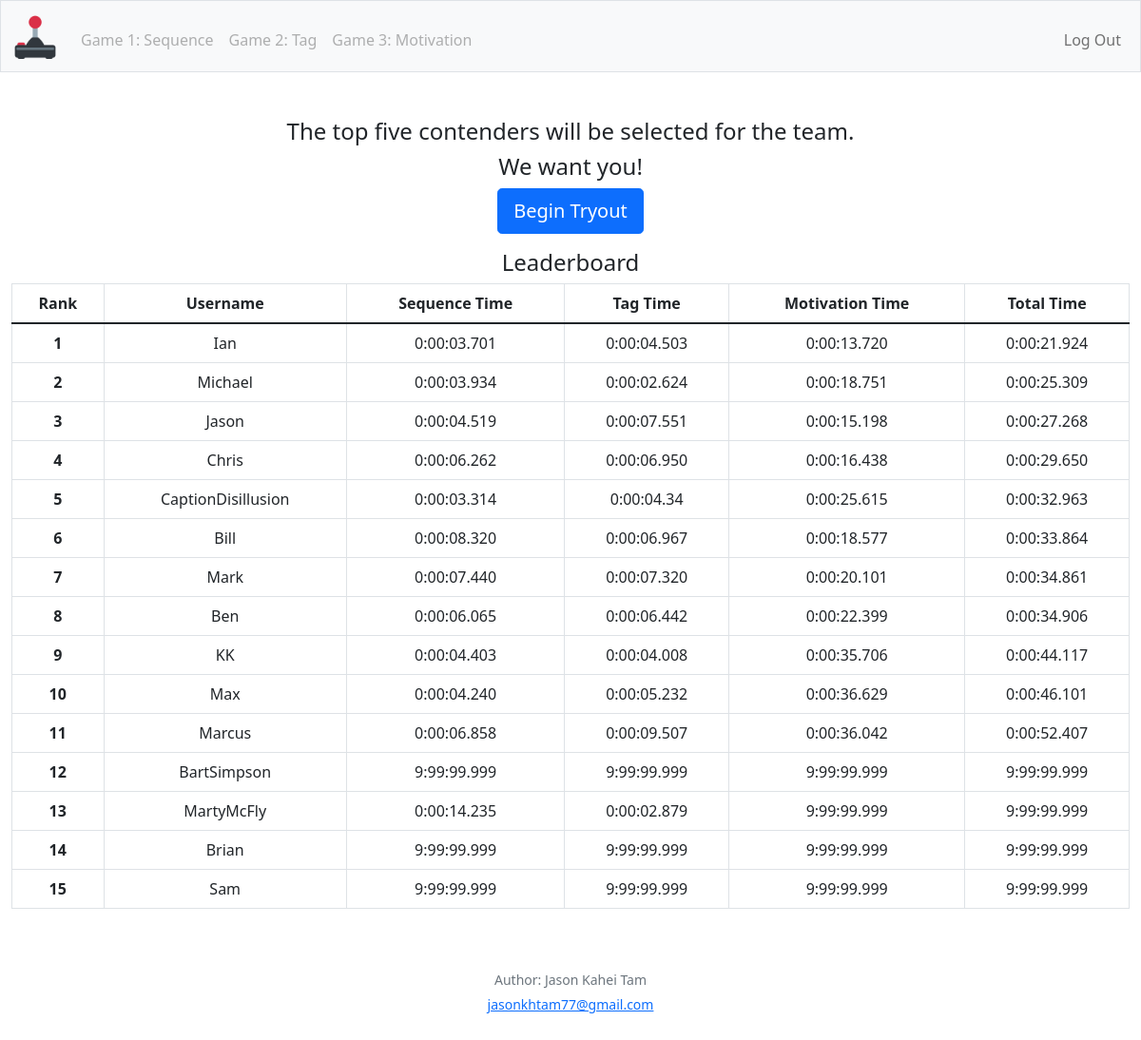
The app's page / (signed in) with its own data.
### tables this page shows
CREATE TABLE duration (user_id INTEGER NOT NULL, sequence TEXT NOT NULL DEFAULT "9:99:99.999", tag TEXT NOT NULL DEFAULT "9:99:99.999", motivation TEXT NOT NULL DEFAULT "9:99:99.999", total TEXT NOT NULL DEFAULT "9:99:99.999", FOREIGN KEY(user_id) REFERENCES users(id));

CREATE TABLE users (id INTEGER PRIMARY KEY AUTOINCREMENT NOT NULL, username TEXT NOT NULL, hash TEXT NOT NULL);

### app.py (the view)
@app.route("/")
@login_required
def index():
    data = db.execute("SELECT users.username, duration.sequence, duration.tag, duration.motivation, duration.total FROM duration JOIN users ON user_id = users.id ORDER BY total ASC")
    for i in range(len(data)):
        data[i]["rank"] = i + 1
    return render_template("index.html", data = data)

### app.py (called while the page is built)
@app.after_request
def after_request(response):
    response.headers["Cache-Control"] = "no-cache, no-store, must-revalidate"
    response.headers["Expires"] = 0
    response.headers["Pragma"] = "no-cache"
    return response

### helpers.py (called while the page is built)
def login_required(f):
    @wraps(f)
    def decorated_function(*args, **kwargs):
        if session.get("user_id") is None:
            return redirect("/login")
        return f(*args, **kwargs)
    return decorated_function

### templates/index.html (shortened to what this page needs)
{% extends "layout.html" %}
{% block main %}
    <h4>The top five contenders will be selected for the team.</h4>
    <h4>We want you!</h4>
    <div class="mb-3">
        <a href="/sequenceInstructions" class="btn btn-primary btn-lg" role="button" aria-pressed="true">Begin Tryout</a>
    </div>
    <h4>Leaderboard</h4>
    <table class="table table-hover table-bordered">
        <thead>
            <tr>
                <th scope="col">Rank</th>
                <th scope="col">Username</th>
                <th scope="col">Sequence Time</th>
                <th scope="col">Tag Time</th>
                <th scope="col">Motivation Time</th>
                <th scope="col">Total Time</th>
            </tr>
        </thead>
        <tbody>
            {% for row in data %}
                <tr>
                    <th scope="row">{{ row["rank"] }}</th>
                    <td>{{ row["username"] }}</td>
                    <td>{{ row["sequence"] }}</td>
                    <td>{{ row["tag"] }}</td>
                    <td>{{ row["motivation"] }}</td>
                    <td>{{ row["total"] }}</td>
                </tr>
            {% endfor %}
        </tbody>
    </table>
{% endblock %}

### templates/layout.html (shortened to what this page needs)
<!DOCTYPE html>
<html lang="en">
    <head>
        <link href="https://cdn.jsdelivr.net/npm/bootstrap@5.1.3/dist/css/bootstrap.min.css" rel="stylesheet">
        <link href="/static/styles.css" rel="stylesheet">
    </head>
    <body>
        <nav class="bg-light border navbar navbar-expand-md navbar-light">
            <div class="container-fluid">
                <a class="navbar-brand" href="/"><img src="/static/favicon.ico" class="d-inline-block align-top"></a>
                <div class="collapse navbar-collapse" id="navbar">
                    {% if session["user_id"] %}
                        <ul class="navbar-nav me-auto mt-2">
                            <li class="nav-item"><a class="nav-link disabled" href="#" id="Game1">Game 1: Sequence</a></li>
                            <li class="nav-item"><a class="nav-link disabled" href="#" id="Game2">Game 2: Tag</a></li>
                            <li class="nav-item"><a class="nav-link disabled" href="#" id="Game3">Game 3: Motivation</a></li>
                        </ul>
                        <ul class="navbar-nav ms-auto mt-2">
                            <li class="nav-item"><a class="nav-link" href="/logout">Log Out</a></li>
                        </ul>
                    {% else %}
                        <ul class="navbar-nav ms-auto mt-2">
                            <li class="nav-item"><a class="nav-link" href="/register">Register</a></li>
                            <li class="nav-item"><a class="nav-link" href="/login">Log In</a></li>
                        </ul>
                    {% endif %}
                </div>
            </div>
        </nav>
        <main class="container-fluid py-5 text-center">
            {% block main %}{% endblock %}
        </main>
    </body>
    <footer class="mb-5 small text-center text-muted">
        <p>Author: Jason Kahei Tam</p>
        <p><a href="mailto:jasonkhtam77@gmail.com">jasonkhtam77@gmail.com</a></p>
      </footer>
</html>

### static/styles.css (style rules this page uses)
nav .navbar-brand { font-size: xx-large; }
p { margin-bottom: 5px; }

### records on screen
duration: rank "1", username "Ian", sequence "0:00:03.701", tag "0:00:04.503", motivation "0:00:13.720", total "0:00:21.924"
duration: rank "2", username "Michael", sequence "0:00:03.934", tag "0:00:02.624", motivation "0:00:18.751", total "0:00:25.309"
duration: rank "3", username "Jason", sequence "0:00:04.519", tag "0:00:07.551", motivation "0:00:15.198", total "0:00:27.268"
duration: rank "4", username "Chris", sequence "0:00:06.262", tag "0:00:06.950", motivation "0:00:16.438", total "0:00:29.650"
duration: rank "5", username "CaptionDisillusion", sequence "0:00:03.314", tag "0:00:04.34", motivation "0:00:25.615", total "0:00:32.963"
duration: rank "6", username "Bill", sequence "0:00:08.320", tag "0:00:06.967", motivation "0:00:18.577", total "0:00:33.864"
duration: rank "7", username "Mark", sequence "0:00:07.440", tag "0:00:07.320", motivation "0:00:20.101", total "0:00:34.861"
duration: rank "8", username "Ben", sequence "0:00:06.065", tag "0:00:06.442", motivation "0:00:22.399", total "0:00:34.906"
duration: rank "9", username "KK", sequence "0:00:04.403", tag "0:00:04.008", motivation "0:00:35.706", total "0:00:44.117"
duration: rank "10", username "Max", sequence "0:00:04.240", tag "0:00:05.232", motivation "0:00:36.629", total "0:00:46.101"
duration: rank "11", username "Marcus", sequence "0:00:06.858", tag "0:00:09.507", motivation "0:00:36.042", total "0:00:52.407"
duration: rank "12", username "BartSimpson", sequence "9:99:99.999", tag "9:99:99.999", motivation "9:99:99.999", total "9:99:99.999"
duration: rank "13", username "MartyMcFly", sequence "0:00:14.235", tag "0:00:02.879", motivation "9:99:99.999", total "9:99:99.999"
duration: rank "14", username "Brian", sequence "9:99:99.999", tag "9:99:99.999", motivation "9:99:99.999", total "9:99:99.999"
duration: rank "15", username "Sam", sequence "9:99:99.999", tag "9:99:99.999", motivation "9:99:99.999", total "9:99:99.999"
